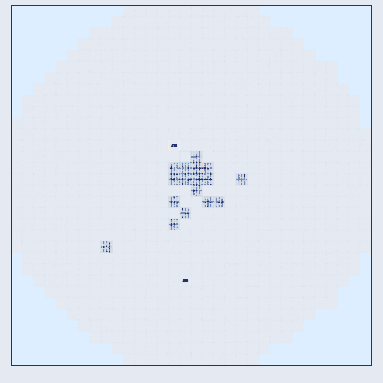
#> input picture recommendation/figures/object_id_a_v2.png, 383 x 383 px
$ python _enhance_objid_view.py
#> lines starting #> are read from the running program, lines starting #| are printed output that depends on the picture; after the words box and inside, x2 and y2 are one past the last pixel; in counts of white or black regions, pixels touching at a corner belong together
"""object_id_*_v2.png: 데이터 군집 주변으로 정사각 crop + 업스케일 + 마커 대비 보강.
원본은 보존하고 *_view.png 로 저장(슬라이드에서 마커가 셀을 더 채우게).
"""
import os
import numpy as np
from PIL import Image, ImageEnhance

HERE = os.path.dirname(os.path.abspath(__file__))
FILES = ["object_id_a_v2.png", "object_id_b_v2.png", "object_id_c_v2.png", "object_id_d_v2.png"]


def marker_bbox(a):
    R, G, B = a[..., 0], a[..., 1], a[..., 2]
    red = (R > 150) & (R > G + 40)
    green = (G > 140) & (G > R + 30) & (G > B + 10)
    magenta = (R > 140) & (B > 120) & (G < R - 30) & (G < B - 10)
    blue = (B > 150) & (B > R + 40) & (B > G + 20) & (R > 60)
    mask = red | green | magenta | blue
    ys, xs = np.where(mask)
    return (xs.min(), ys.min(), xs.max(), ys.max())


for f in FILES:
    p = os.path.join(HERE, f)
    im = Image.open(p).convert("RGB")
#> im is the input picture: PIL image 383x383 RGB; mean R, G, B 223.6, 231.1, 242
    a = np.asarray(im).astype(int)
    W, H = im.size
#> W = 383; H = 383
    x0, y0, x1, y1 = marker_bbox(a)
#> in marker_bbox, `R, G, B = a[..., 0], a[..., 1], a[..., 2]`:
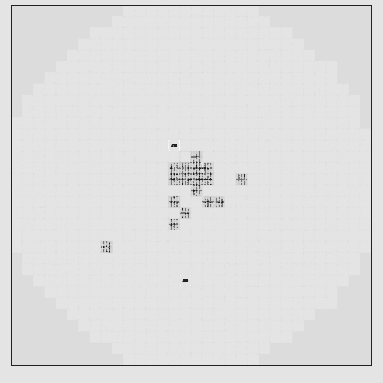
#> R: shape (383, 383) int64; min 33, max 254, mean 223.6
#> in marker_bbox, `R, G, B = a[..., 0], a[..., 1], a[..., 2]`:
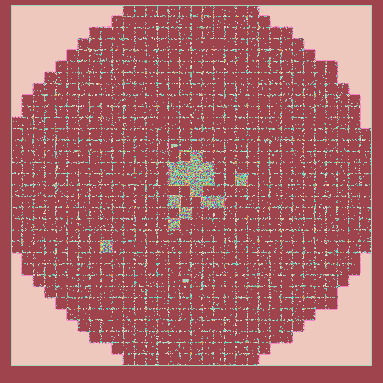
#> G: shape (383, 383) int64; 43 distinct labels, from 50 to 246; one colour per label, 0 black
#> in marker_bbox, `R, G, B = a[..., 0], a[..., 1], a[..., 2]`:
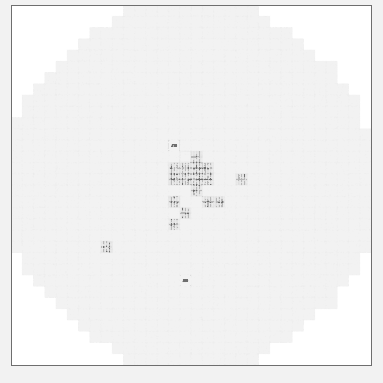
#> B: shape (383, 383) int64; min 110, max 255, mean 242
#> in marker_bbox, `red = (R > 150) & (R > G + 40)`: red: shape (383, 383) bool; every value is 0
#> in marker_bbox, `blue = (B > 150) & (B > R + 40) & (B > G + 20) & (R > 60)`:
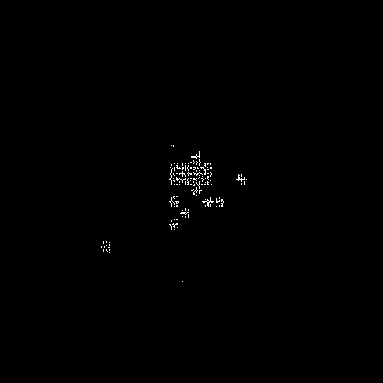
#> blue: shape (383, 383) bool; 0.36% white in thin lines or dots, all inside (x1, y1, x2, y2) = (101, 145, 247, 282)
#> in marker_bbox, `ys, xs = np.where(mask)`: ys = 532 values from 145 to 281; xs = 532 values, max 246 at index 257, min 101 at index 516, mean 190.8
#> x0 = 101; y0 = 145; x1 = 246; y1 = 281
    cx, cy = (x0 + x1) / 2, (y0 + y1) / 2
#> cx = 173.5; cy = 213
    # 군집 크기에 비례해 정사각 한 변 결정(여백 충분히: 군집의 약 1.9배), 단 너무 작지 않게 하한.
    span = max(x1 - x0, y1 - y0)
#> span = 145
    half = int(max(span * 0.62, 55))
#> half = 89
    L = int(cx - half); T = int(cy - half); Rr = int(cx + half); Bb = int(cy + half)
#> after `L = int(cx - half)`: L = 84
#> after `T = int(cy - half)`: T = 124
#> after `Rr = int(cx + half)`: Rr = 262
#> after `Bb = int(cy + half)`: Bb = 302
    # 경계 보정(이미지 밖으로 나가면 안쪽으로 당김, 정사각 유지)
    if L < 0:
        Rr -= L; L = 0
    if T < 0:
        Bb -= T; T = 0
    if Rr > W:
        L -= (Rr - W); Rr = W
    if Bb > H:
        T -= (Bb - H); Bb = H
    L = max(0, L); T = max(0, T)
    crop = im.crop((L, T, Rr, Bb))
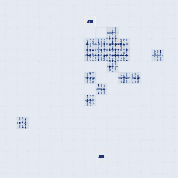
#> crop: PIL image 178x178 RGB; mean R, G, B 223.8, 229.5, 239.3
    # 업스케일(LANCZOS) + 약한 대비/채도 보강으로 마커 가독성 향상
    crop = crop.resize((640, 640), Image.LANCZOS)
#> crop: PIL image 640x640 RGB
    crop = ImageEnhance.Color(crop).enhance(1.35)
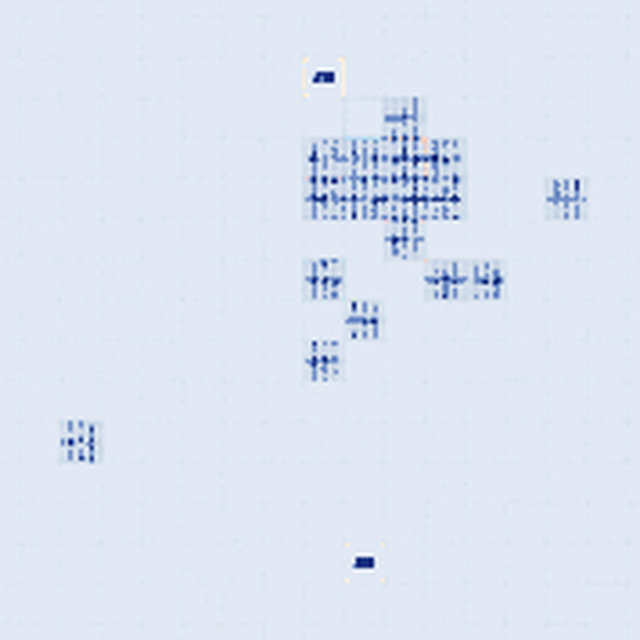
#> crop: PIL image 640x640 RGB; mean R, G, B 221.5, 229.5, 242.6
    crop = ImageEnhance.Contrast(crop).enhance(1.18)
    out = os.path.join(HERE, f.replace("_v2.png", "_view.png"))
    crop.save(out)
    print("saved", out, "crop", (L, T, Rr, Bb))
#| saved recommendation/figures/object_id_a_view.png crop (84, 124, 262, 302)
#> (the run stopped early here; a loop or call above may not have finished)
